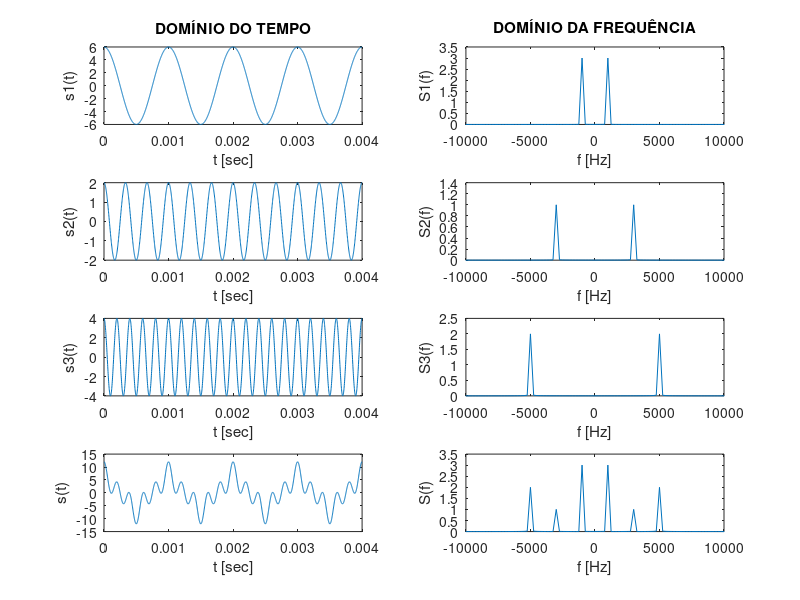
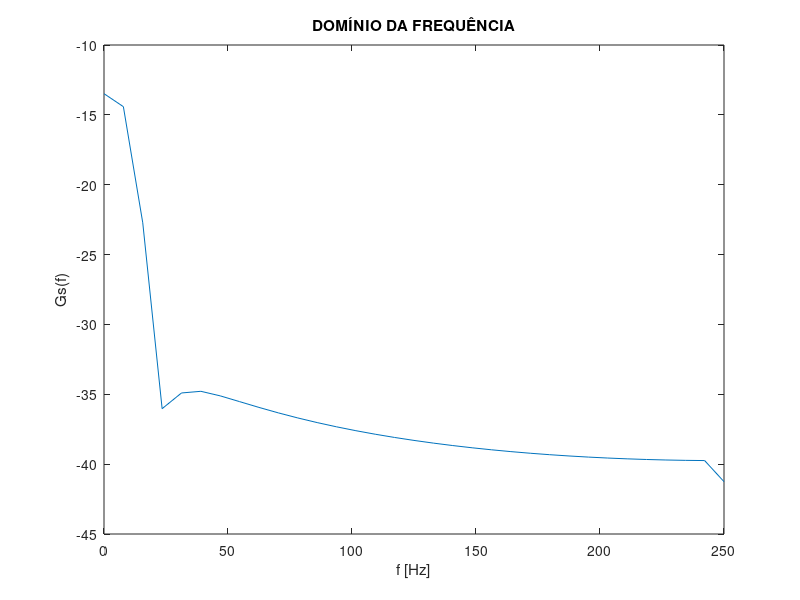

Reproduce these figures in MATLAB, in order.
clear all; close all; clc;
% 1) Gerar um sinal s(t) composto pela somatória de 3 cossenos 
%    com amplitudes de 6V, 2V e 4V e frequências de 1, 3 e 5kHz, respectivamente.

A = [6 2 4]; % amplitudes dos sinais de informação
fs = [1 3 5]*1e3; % frequencia dos sinais de informação
N = 100; % numero de amostras por periodo
fa = N*fs(3); % frequencia de amostragem
ta = 1/fa; % periodo de amostragem

P = 4; % numero de periodos
t = 0:ta:P/fs(1); % vetor temporal
theta = 2*pi*(fs'*t); % termos das senoides
s = cos(theta); 
s1 = A(1)*s(1,:);
s2 = A(2)*s(2,:);
s3 = A(3)*s(3,:);
s = s1+s2+s3; % sinal de informação no tempo

f = -fa/2:fs(1)/P:fa/2; % vetor espectral
S1 = fftshift(fft(s1));
S2 = fftshift(fft(s2));
S3 = fftshift(fft(s3));
S = fftshift(fft(s)); % sinal de informação na frequencia

% 2) Plotar em uma figura os três cossenos e o sinal 's' no domínio do tempo e da frequência.

figure(1)
subplot(421)
plot(t,s1);
title('DOMÍNIO DO TEMPO')
xlabel('t [sec]') % eixo horizontal
ylabel('s1(t)') % eixo vertical
subplot(422)
plot(f,abs(S1)/length(S1));
title('DOMÍNIO DA FREQUÊNCIA')
xlabel('f [Hz]') % eixo horizontal
ylabel('S1(f)') % eixo vertical
xlim([-2*fs(3) 2*fs(3)])

subplot(423)
plot(t,s2);
xlabel('t [sec]') % eixo horizontal
ylabel('s2(t)') % eixo vertical
subplot(424)
plot(f,abs(S2)/length(S2));
xlabel('f [Hz]') % eixo horizontal
ylabel('S2(f)') % eixo vertical
xlim([-2*fs(3) 2*fs(3)])

subplot(425)
plot(t,s3);
xlabel('t [sec]') % eixo horizontal
ylabel('s3(t)') % eixo vertical
subplot(426)
plot(f,abs(S3)/length(S3));
xlabel('f [Hz]') % eixo horizontal
ylabel('S3(f)') % eixo vertical
xlim([-2*fs(3) 2*fs(3)])

subplot(427)
plot(t,s);
xlabel('t [sec]') % eixo horizontal
ylabel('s(t)') % eixo vertical
subplot(428)
plot(f,abs(S)/length(S));
xlabel('f [Hz]') % eixo horizontal
ylabel('S(f)') % eixo vertical
xlim([-2*fs(3) 2*fs(3)])

% 3) Utilizando a função 'norm', determine a potência média do sinal 's'.

Pot_s = (norm(s)^2)/length(s)

% 4) Utilizando a função 'pwelch', plote a Densidade Espectral de Potência do sinal 's'

[dep,win] = pwelch(s,[],[],[],fa);

figure(2)
plot(win/1000,5*log10(dep))
title('DOMÍNIO DA FREQUÊNCIA')
xlabel('f [Hz]') % eixo horizontal
ylabel('Gs(f)') % eixo vertical

